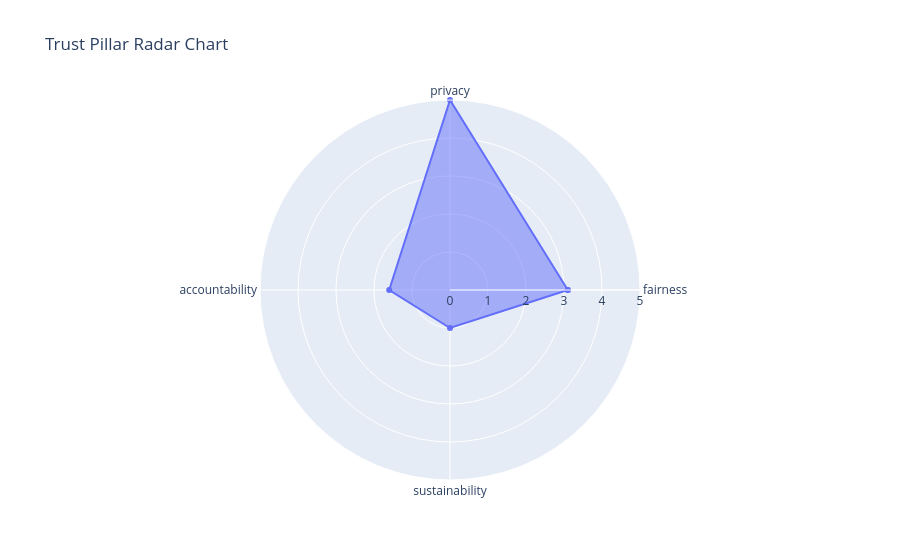

Source (notebook cell):
### Code cell
evaluator.plot_radar()

### Figure 1 — Plotly figure (JSON) as saved in the notebook; plotly's stock layout.template omitted (floating-point values rounded to 4 significant figures)
{"data": [{"fill": "toself", "name": "Model Score", "r": [3.1, 5, 1.6, 1, 3.1], "theta": ["fairness", "privacy", "accountability", "sustainability", "fairness"], "type": "scatterpolar"}], "layout": {"polar": {"radialaxis": {"range": [0, 5], "visible": true}}, "showlegend": false, "title": {"text": "Trust Pillar Radar Chart"}}}
